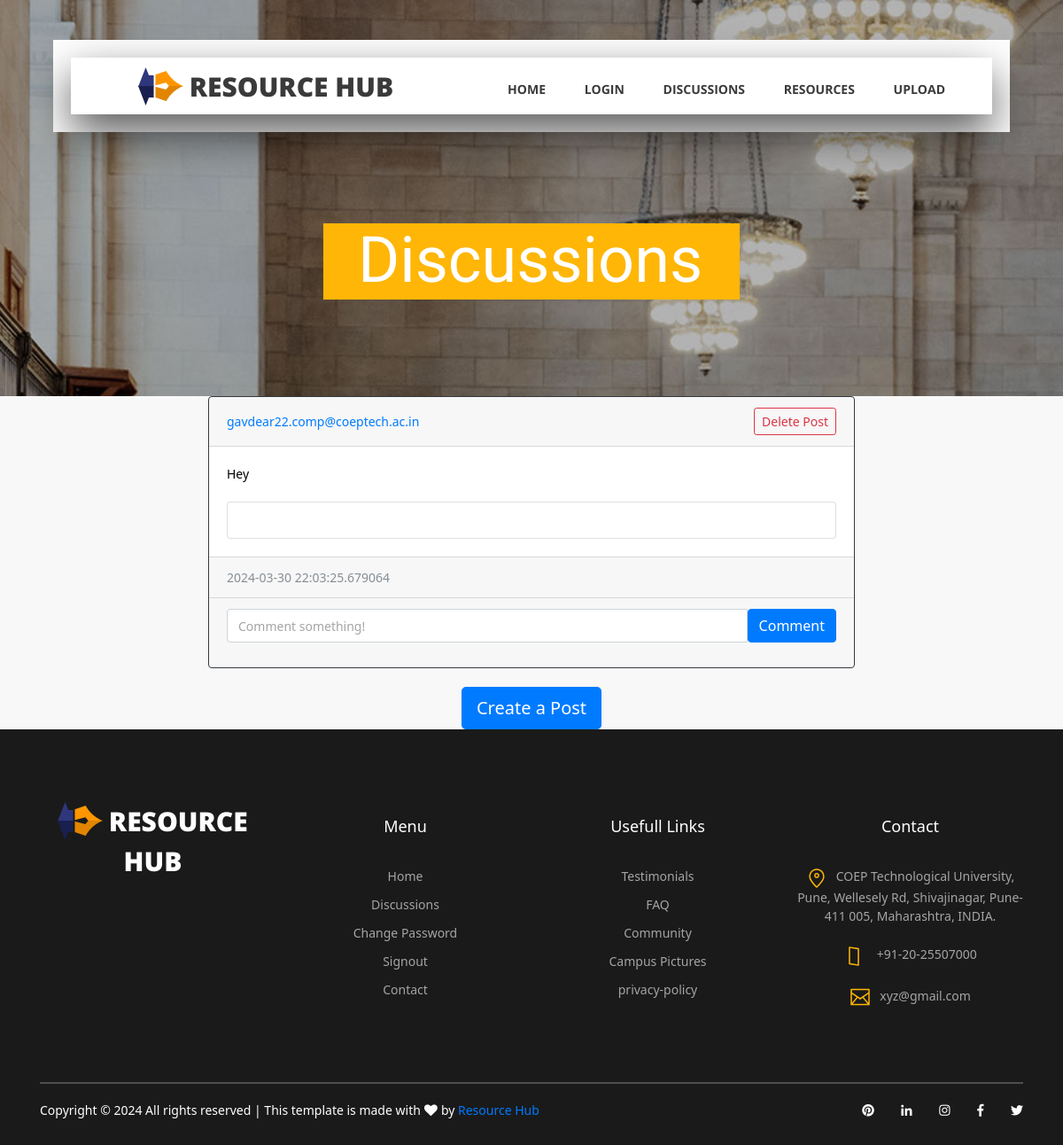
Page /posts (signed in) on the earlier database version.
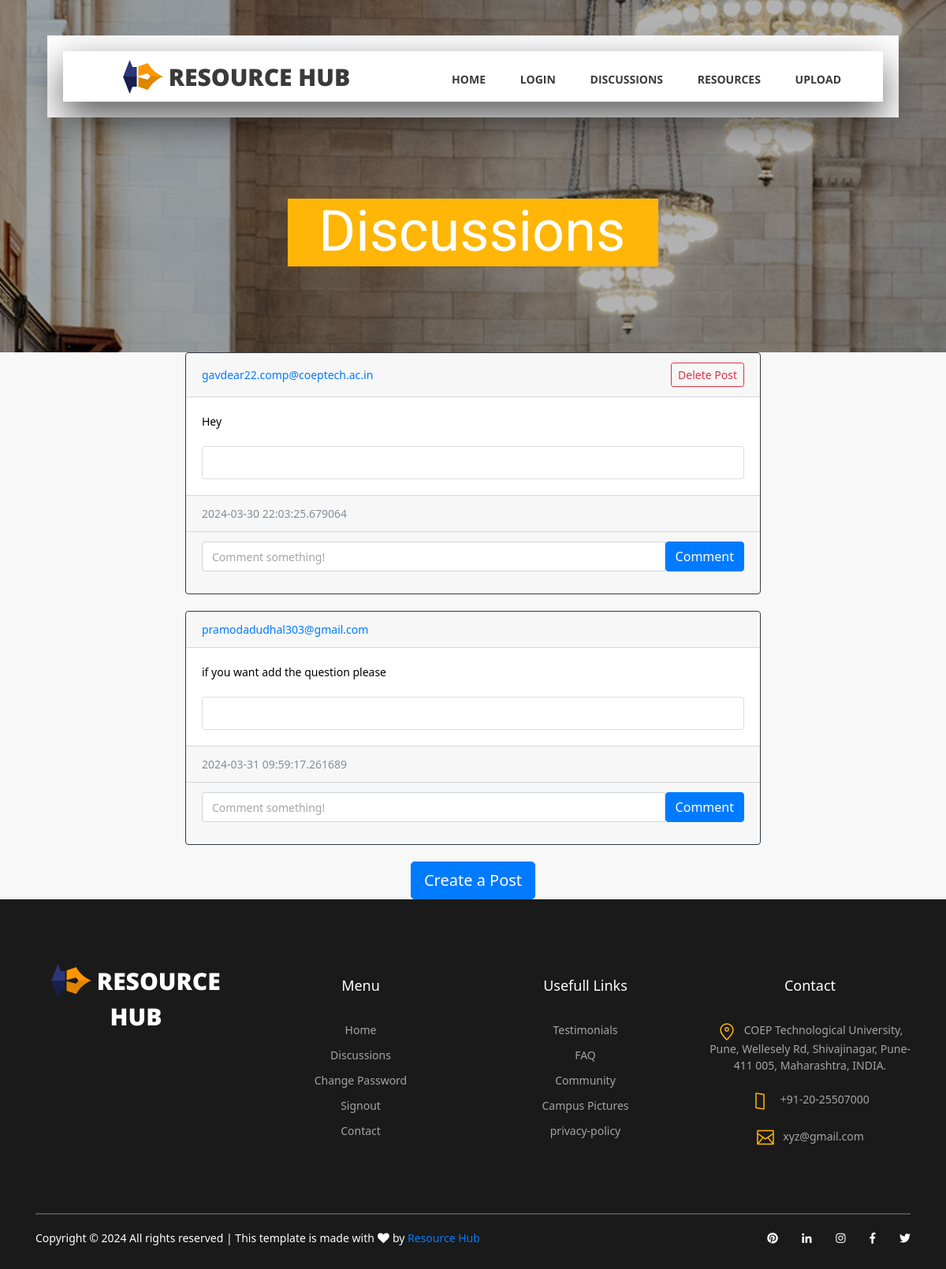
Same page on the later database version.
### app.py (models this page shows)
class Post(db.Model):
    id = db.Column(db.Integer, primary_key=True)
    text = db.Column(db.Text, nullable=False)
    date_created = db.Column(db.DateTime, default=datetime.now)
    author_id = db.Column(db.Integer, db.ForeignKey('user.id', ondelete="CASCADE"), nullable=False)
    comments = db.relationship('Comment', backref='post', passive_deletes=True)

class User(db.Model, UserMixin):
    id = db.Column(db.Integer, primary_key=True)
    name = db.Column(db.String(100))
    username = db.Column(db.String(50), unique=True)
    password = db.Column(db.String(100))
    user_type = db.Column(db.String(10))
    resources = db.relationship('Resource', backref="user")
    posts = db.relationship('Post', backref="user", passive_deletes=True)

### app.py (the view)
@app.route("/posts")
@login_required
def posts():
    posts = Post.query.all()
    user_id = current_user.id if current_user.is_authenticated else None
    return render_template("post_div.html", author_id=user_id, posts=posts)

### app.py (called while the page is built)
@login_manager.user_loader
def load_user(user_id):
    return User.query.get(int(user_id))

### templates/post_div.html (shortened to what this page needs)
<!DOCTYPE html>
<html lang="en">
<head>
	<link rel="stylesheet" type="text/css" href="../static/styles/bootstrap4/bootstrap.min.css">
	<link href="../static/plugins/fontawesome-free-5.0.1/css/fontawesome-all.css" rel="stylesheet" type="text/css">
	<link rel="stylesheet" type="text/css" href="../static/styles/contact_styles.css">
	<link rel="stylesheet" type="text/css" href="../static/styles/contact_responsive.css">
	<link rel="stylesheet" type="text/css" href="../static/styles/resource.css">
</head>
<body>
	<div class="super_container">
		<header class="header d-flex flex-row">
			<div class="header_content d-flex flex-row align-items-center">
				<div class="logo_container">
					<div class="logo">
						<img src="../static/images/logo.png" alt="">
						<span>Resource Hub</span>
					</div>
				</div>
				<nav class="main_nav_container">
					<div class="main_nav">
						<ul class="main_nav_list">
							<li class="main_nav_item"><a href="/">Home</a></li>
							<li class="main_nav_item"><b><a href="/login">Login</b></a></li>
							<li class="main_nav_item"><a href="/posts">Discussions</a></li>
							<li class="main_nav_item"><b><a href="/select">Resources</b></a></li>
							<li class="main_nav_item"><b><a href="/upload">Upload</a></b></a></li>
						</ul>
					</div>
				</nav>
			</div>
		</header>
			</div>
		{% block content %}
    <div class="home">
        <div class="home_background_container prlx_parent">
            <div class="home_background prlx" style="background-image:url(../static/images/contact_background.jpg)">
            </div>
        </div>
        <div class="home_content">
            <h1>Discussions</h1>
        </div>
    </div>
	<div class = "container">
		<div class = "row justify-content-center">
		<div class="col-8">
    <div id="posts">
        {% for post in posts %}
        <div class="card border-dark">
            <div class="card-header d-flex justify-content-between align-items-center">
                <a href="/posts/{{ post.user.username }}">{{ post.user.username }}</a>
				{% if current_user.id == post.author_id %}
                	<a href="{{ url_for('delete_post', id=post.id)}}" class="btn btn-outline-danger btn-sm">Delete Post</a>
				{% endif %}
            </div>
            <div class="card-body">
                <div class="card-text">{{ post.text }}</div>
                <br/>
                <div class="card">
                    <div class="card-body">
                    </div>
                </div>
            </div>
            <div class="card-footer text-muted">{{ post.date_created }}</div>
            <div class="card-footer">
                <form method="POST" action="/create-comment/{{ post.id }}">
                    <div class="input-group mb-3">
                        <input type="text" id="text" name="text" class="form-control"
                               placeholder="Comment something!"/>
                        <button type="submit" class="btn btn-primary">Comment</button>
                    </div>
                </form>
            </div>
        </div>
        <br/> {% endfor %}
    </div>
    {% block footer %}
    <div class="d-flex justify-content-center">
        <a href="/create-post"><button type="button" class="btn btn-lg btn-primary">Create a Post</button></a>
    </div>
    {% endblock %}
{% endblock %}
</div>
</div>
</div>
	<footer class="footer">
		<div class="container">
					<div class="col">
				<div class="row">
					<div class="col text-center">
					</div>
				</div>
			</div>
			<div class="footer_content">
				<div class="row">
					<div class="col-lg-3 footer_col">
						<div class="logo_container">
							<div class="logo">
								<img src="../static/images/logo.png" alt="">
								<span>Resource Hub</span>
							</div>
						</div>
					</div>
					<div class="col-lg-3 footer_col">
						<div class="footer_column_title">Menu</div>
						<div class="footer_column_content">
							<ul>
							<li class="footer_list_item"><a href="/">Home</a></li>
							<li class="footer_list_item"><a href="/posts">Discussions</a></li>
							<li class="footer_list_item"><a href="/change-password-form">Change Password</a></li>
							<li class="footer_list_item"><a href="/logout">Signout</a></a></li>
							<li class="footer_list_item"><a href="/contact">Contact</a></a></li>
							</ul>
						</div>
					</div>
					<div class="col-lg-3 footer_col">
						<div class="footer_column_title">Usefull Links</div>
						<div class="footer_column_content">
							<ul>
								<li class="footer_list_item"><a href="/testimonials">Testimonials</a></li>
								<li class="footer_list_item"><a href="FAQ">FAQ</a></li>
								<li class="footer_list_item"><a href="#">Community</a></li>
								<li class="footer_list_item"><a href="#">Campus Pictures</a></li>
								<li class="footer_list_item"><a href="/privacy">privacy-policy</a></li>
							</ul>
						</div>
					</div>
					<div class="col-lg-3 footer_col">
						<div class="footer_column_title">Contact</div>
						<div class="footer_column_content">
							<ul>
								<li class="footer_contact_item">
									<div class="footer_contact_icon">
										<img src="../static/images/placeholder.svg" alt="https://www.flaticon.com/authors/lucy-g">
									</div>COEP Technological University, Pune, Wellesely Rd, Shivajinagar, Pune-411 005,
									Maharashtra, INDIA.
								</li>
								<li class="footer_contact_item">
									<div class="footer_contact_icon">
										<img src="../static/images/smartphone.svg" alt="https://www.flaticon.com/authors/lucy-g">
									</div>
									+91-20-25507000
								</li>
								<li class="footer_contact_item">
									<div class="footer_contact_icon">
										<img src="../static/images/envelope.svg" alt="https://www.flaticon.com/authors/lucy-g">
									</div>xyz@gmail.com
								</li>
							</ul>
						</div>
					</div>
				</div>
			</div>
			<div class="footer_bar d-flex flex-column flex-sm-row align-items-center">
				<div class="footer_copyright">
					<span>
						Copyright &copy;
						<script>document.write(new Date().getFullYear());</script> All rights reserved | This template
						is made with <i class="fa fa-heart" aria-hidden="true"></i> by <a href="/aboutus"
							target="_blank">Resource Hub</a>
					</span>
				</div>
				<div class="footer_social ml-sm-auto">
					<ul class="menu_social">
						<li class="menu_social_item"><a href="#"><i class="fab fa-pinterest"></i></a></li>
						<li class="menu_social_item"><a href="#"><i class="fab fa-linkedin-in"></i></a></li>
						<li class="menu_social_item"><a href="#"><i class="fab fa-instagram"></i></a></li>
						<li class="menu_social_item"><a href="#"><i class="fab fa-facebook-f"></i></a></li>
						<li class="menu_social_item"><a href="#"><i class="fab fa-twitter"></i></a></li>
					</ul>
				</div>
			</div>
		</div>
	</footer>
</body>
</html>

### static/styles/contact_styles.css (style rules this page uses)
* { margin: 0; padding: 0; -webkit-font-smoothing: antialiased; -webkit-text-shadow: rgba(0,0,0,.01) 0 0 1px; text-shadow: rgba(0,0,0,.01) 0 0 1px; }
body { font-family: 'Roboto', sans-serif; font-size: 14px; font-weight: 400; background: #FFFFFF; color: #000000; }
div { display: block; position: relative; -webkit-box-sizing: border-box; -moz-box-sizing: border-box; box-sizing: border-box; }
ul { list-style: none; margin-bottom: 0px; }
a, a:hover, a:visited, a:active, a:link { text-decoration: none; -webkit-font-smoothing: antialiased; -webkit-text-shadow: rgba(0,0,0,.01) 0 0 1px; text-shadow: rgba(0,0,0,.01) 0 0 1px; }
h1 { font-size: 36px; }
h1, h2, h3, h4, h5, h6 { font-family: 'Roboto', sans-serif; -webkit-font-smoothing: antialiased; -webkit-text-shadow: rgba(0,0,0,.01) 0 0 1px; text-shadow: rgba(0,0,0,.01) 0 0 1px; }
.form-control { color: #db5246; }
.super_container { width: 100%; overflow: hidden; }
.prlx_parent { overflow: hidden; }
.prlx { height: 130% !important; }
.header { position: fixed; top: 45px; left: 50%; -webkit-transform: translateX(-50%); -moz-transform: translateX(-50%); -ms-transform: translateX(-50%); -o-transform: translateX(-50%); transform: translateX(-50%); width: 1318px; height: 104px; background: #FFFFFF; z-index: 10; -webkit-transition: all 200ms ease; -moz-transition: all 200ms ease; -ms-transition: all 200ms ease; -o-transition: all 200ms ease; transition: all 200ms ease; }
.header_content { width: calc(100% - 279px); height: 100%; }
.header_content::before { display: block; position: absolute; top: 0; left: 0; width: 100%; height: 100%; content: ''; box-shadow: 0px 20px 49px rgba(0,0,0,0.67); z-index: -1; }
.logo_container { display: inline-block; padding-left: 76px; }
.logo span { font-family: 'Open Sans', sans-serif; font-size: 30px; font-weight: 900; color: #3a3a3a; vertical-align: middle; text-transform: uppercase; margin-left: 3px; }
.main_nav_container { display: inline-block; margin-left: auto; padding-right: 93px; }
.main_nav { margin-top: 7px; }
.main_nav_item { display: inline-block; margin-right: 40px; }
.main_nav_item:last-child { margin-right: 0px; }
.main_nav_item a { font-family: 'Open Sans', sans-serif; font-size: 14px; text-transform: uppercase; font-weight: 700; color: #3a3a3a; -webkit-transition: all 200ms ease; -moz-transition: all 200ms ease; -ms-transition: all 200ms ease; -o-transition: all 200ms ease; transition: all 200ms ease; }
.menu_social_item { display: inline-block; margin-right: 27px; }
.menu_social_item:last-child { margin-right: 0px; }
.menu_social_item a i { color: #3a3a3a; }
.home { width: 100%; height: 447px; }
.home_background_container { position: absolute; top: 0; left: 0; width: 100%; height: 100%; }
.home_background { width: 100%; height: 100%; background-repeat: no-repeat; background-size: cover; background-position: center center; }
.home_content { position: absolute; left: 50%; bottom: 109px; -webkit-transform: translateX(-50%); -moz-transform: translateX(-50%); -ms-transform: translateX(-50%); -o-transform: translateX(-50%); transform: translateX(-50%); background: #ffb606; padding-top: 24px; padding-bottom: 18px; padding-left: 39px; padding-right: 42px; }
.home_content h1 { font-size: 72px; font-weight: 400; color: #FFFFFF; line-height: 0.5; white-space: nowrap; }
.footer { width: 100%; padding-top: 00px; background: #1a1a1a; }
.footer_content { padding-top: 80px; padding-bottom: 83px; border-bottom: solid 2px #4d4e4e; }
.footer_content .logo_container { padding-left: 0px; }
.footer_content .logo span { color: #FFFFFF; }
.footer_column_title { font-size: 18px; font-weight: 500; color: #FFFFFF; padding-top: 15px; }
.footer_column_content { margin-top: 32px; }
.footer_list_item { margin-bottom: 11px; }
.footer_list_item a { font-size: 14px; color: #a5a5a5; -webkit-transition: all 200ms ease; -moz-transition: all 200ms ease; -ms-transition: all 200ms ease; -o-transition: all 200ms ease; transition: all 200ms ease; }
.footer_contact_item { font-size: 14px; font-weight: 400; color: #a5a5a5; margin-bottom: 22px; }
.footer_contact_item:last-child { margin-bottom: 0px; }
.footer_contact_icon { display: inline-block; width: 24px; height: 24px; vertical-align: middle; margin-right: 10px; }
.footer_contact_icon img { width: 100%; }
.footer_bar { padding-top: 19px; padding-bottom: 19px; }
.footer_social .menu_social_item a i { color: #FFFFFF; }
.footer_social .menu_social_item:last-child { margin-right: 0px; }

Differences in the rows shown:
added Post: user.username "pramodadudhal303@gmail.com", text "if you want add the question please", date_created "2024-03-31 09:59:17.261689"
